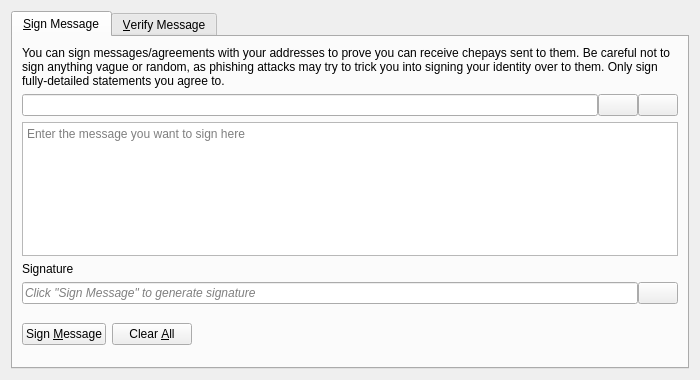
<?xml version="1.0" encoding="UTF-8"?>
<ui version="4.0">
 <class>SignVerifyMessageDialog</class>
 <widget class="QDialog" name="SignVerifyMessageDialog">
  <property name="geometry">
   <rect>
    <x>0</x>
    <y>0</y>
    <width>700</width>
    <height>380</height>
   </rect>
  </property>
  <property name="windowTitle">
   <string>Signatures - Sign / Verify a Message</string>
  </property>
  <property name="modal">
   <bool>true</bool>
  </property>
  <layout class="QVBoxLayout" name="verticalLayout">
   <item>
    <widget class="QTabWidget" name="tabWidget">
     <property name="currentIndex">
      <number>0</number>
     </property>
     <widget class="QWidget" name="tabSignMessage">
      <attribute name="title">
       <string>&amp;Sign Message</string>
      </attribute>
      <layout class="QVBoxLayout" name="verticalLayout_SM">
       <item>
        <widget class="QLabel" name="infoLabel_SM">
         <property name="text">
          <string>You can sign messages/agreements with your addresses to prove you can receive chepays sent to them. Be careful not to sign anything vague or random, as phishing attacks may try to trick you into signing your identity over to them. Only sign fully-detailed statements you agree to.</string>
         </property>
         <property name="textFormat">
          <enum>Qt::PlainText</enum>
         </property>
         <property name="wordWrap">
          <bool>true</bool>
         </property>
        </widget>
       </item>
       <item>
        <layout class="QHBoxLayout" name="horizontalLayout_1_SM">
         <property name="spacing">
          <number>0</number>
         </property>
         <item>
          <widget class="QValidatedLineEdit" name="addressIn_SM">
           <property name="toolTip">
            <string>The ChePay address to sign the message with</string>
           </property>
          </widget>
         </item>
         <item>
          <widget class="QPushButton" name="addressBookButton_SM">
           <property name="toolTip">
            <string>Choose previously used address</string>
           </property>
           <property name="text">
            <string/>
           </property>
           <property name="icon">
            <iconset resource="../bitcoin.qrc">
             <normaloff>:/icons/address-book</normaloff>:/icons/address-book</iconset>
           </property>
           <property name="shortcut">
            <string>Alt+A</string>
           </property>
           <property name="autoDefault">
            <bool>false</bool>
           </property>
          </widget>
         </item>
         <item>
          <widget class="QPushButton" name="pasteButton_SM">
           <property name="toolTip">
            <string>Paste address from clipboard</string>
           </property>
           <property name="text">
            <string/>
           </property>
           <property name="icon">
            <iconset resource="../bitcoin.qrc">
             <normaloff>:/icons/editpaste</normaloff>:/icons/editpaste</iconset>
           </property>
           <property name="shortcut">
            <string>Alt+P</string>
           </property>
           <property name="autoDefault">
            <bool>false</bool>
           </property>
          </widget>
         </item>
        </layout>
       </item>
       <item>
        <widget class="QPlainTextEdit" name="messageIn_SM">
         <property name="toolTip">
          <string>Enter the message you want to sign here</string>
         </property>
         <property name="placeholderText">
          <string>Enter the message you want to sign here</string>
         </property>
        </widget>
       </item>
       <item>
        <widget class="QLabel" name="signatureLabel_SM">
         <property name="text">
          <string>Signature</string>
         </property>
         <property name="textFormat">
          <enum>Qt::PlainText</enum>
         </property>
        </widget>
       </item>
       <item>
        <layout class="QHBoxLayout" name="horizontalLayout_2_SM">
         <property name="spacing">
          <number>0</number>
         </property>
         <item>
          <widget class="QLineEdit" name="signatureOut_SM">
           <property name="placeholderText">
            <string>Click "Sign Message" to generate signature</string>
           </property>
           <property name="font">
            <font>
             <italic>true</italic>
            </font>
           </property>
           <property name="readOnly">
            <bool>true</bool>
           </property>
          </widget>
         </item>
         <item>
          <widget class="QPushButton" name="copySignatureButton_SM">
           <property name="toolTip">
            <string>Copy the current signature to the system clipboard</string>
           </property>
           <property name="text">
            <string/>
           </property>
           <property name="icon">
            <iconset resource="../bitcoin.qrc">
             <normaloff>:/icons/editcopy</normaloff>:/icons/editcopy</iconset>
           </property>
           <property name="autoDefault">
            <bool>false</bool>
           </property>
          </widget>
         </item>
        </layout>
       </item>
       <item>
        <layout class="QHBoxLayout" name="horizontalLayout_3_SM">
         <item>
          <widget class="QPushButton" name="signMessageButton_SM">
           <property name="toolTip">
            <string>Sign the message to prove you own this ChePay address</string>
           </property>
           <property name="text">
            <string>Sign &amp;Message</string>
           </property>
           <property name="icon">
            <iconset resource="../bitcoin.qrc">
             <normaloff>:/icons/edit</normaloff>:/icons/edit</iconset>
           </property>
           <property name="autoDefault">
            <bool>false</bool>
           </property>
          </widget>
         </item>
         <item>
          <widget class="QPushButton" name="clearButton_SM">
           <property name="toolTip">
            <string>Reset all sign message fields</string>
           </property>
           <property name="text">
            <string>Clear &amp;All</string>
           </property>
           <property name="icon">
            <iconset resource="../bitcoin.qrc">
             <normaloff>:/icons/remove</normaloff>:/icons/remove</iconset>
           </property>
           <property name="autoDefault">
            <bool>false</bool>
           </property>
          </widget>
         </item>
         <item>
          <spacer name="horizontalSpacer_1_SM">
           <property name="orientation">
            <enum>Qt::Horizontal</enum>
           </property>
           <property name="sizeHint" stdset="0">
            <size>
             <width>40</width>
             <height>48</height>
            </size>
           </property>
          </spacer>
         </item>
         <item>
          <widget class="QLabel" name="statusLabel_SM">
           <property name="font">
            <font>
             <weight>75</weight>
             <bold>true</bold>
            </font>
           </property>
           <property name="text">
            <string/>
           </property>
           <property name="wordWrap">
            <bool>true</bool>
           </property>
          </widget>
         </item>
         <item>
          <spacer name="horizontalSpacer_2_SM">
           <property name="orientation">
            <enum>Qt::Horizontal</enum>
           </property>
           <property name="sizeHint" stdset="0">
            <size>
             <width>40</width>
             <height>48</height>
            </size>
           </property>
          </spacer>
         </item>
        </layout>
       </item>
      </layout>
     </widget>
     <widget class="QWidget" name="tabVerifyMessage">
      <attribute name="title">
       <string>&amp;Verify Message</string>
      </attribute>
      <layout class="QVBoxLayout" name="verticalLayout_VM">
       <item>
        <widget class="QLabel" name="infoLabel_VM">
         <property name="text">
          <string>Enter the receiver's address, message (ensure you copy line breaks, spaces, tabs, etc. exactly) and signature below to verify the message. Be careful not to read more into the signature than what is in the signed message itself, to avoid being tricked by a man-in-the-middle attack. Note that this only proves the signing party receives with the address, it cannot prove sendership of any transaction!</string>
         </property>
         <property name="textFormat">
          <enum>Qt::PlainText</enum>
         </property>
         <property name="alignment">
          <set>Qt::AlignLeading|Qt::AlignLeft|Qt::AlignTop</set>
         </property>
         <property name="wordWrap">
          <bool>true</bool>
         </property>
        </widget>
       </item>
       <item>
        <layout class="QHBoxLayout" name="horizontalLayout_1_VM">
         <property name="spacing">
          <number>0</number>
         </property>
         <item>
          <widget class="QValidatedLineEdit" name="addressIn_VM">
           <property name="toolTip">
            <string>The ChePay address the message was signed with</string>
           </property>
          </widget>
         </item>
         <item>
          <widget class="QPushButton" name="addressBookButton_VM">
           <property name="toolTip">
            <string>Choose previously used address</string>
           </property>
           <property name="text">
            <string/>
           </property>
           <property name="icon">
            <iconset resource="../bitcoin.qrc">
             <normaloff>:/icons/address-book</normaloff>:/icons/address-book</iconset>
           </property>
           <property name="shortcut">
            <string>Alt+A</string>
           </property>
           <property name="autoDefault">
            <bool>false</bool>
           </property>
          </widget>
         </item>
        </layout>
       </item>
       <item>
        <widget class="QPlainTextEdit" name="messageIn_VM">
          <property name="toolTip">
            <string>The signed message to verify</string>
          </property>
          <property name="placeholderText">
            <string>The signed message to verify</string>
          </property>
        </widget>
       </item>
       <item>
        <widget class="QValidatedLineEdit" name="signatureIn_VM">
          <property name="toolTip">
            <string>The signature given when the message was signed</string>
          </property>
          <property name="placeholderText">
            <string>The signature given when the message was signed</string>
          </property>
        </widget>
       </item>
       <item>
        <layout class="QHBoxLayout" name="horizontalLayout_2_VM">
         <item>
          <widget class="QPushButton" name="verifyMessageButton_VM">
           <property name="toolTip">
            <string>Verify the message to ensure it was signed with the specified ChePay address</string>
           </property>
           <property name="text">
            <string>Verify &amp;Message</string>
           </property>
           <property name="icon">
            <iconset resource="../bitcoin.qrc">
             <normaloff>:/icons/transaction_0</normaloff>:/icons/transaction_0</iconset>
           </property>
           <property name="autoDefault">
            <bool>false</bool>
           </property>
          </widget>
         </item>
         <item>
          <widget class="QPushButton" name="clearButton_VM">
           <property name="toolTip">
            <string>Reset all verify message fields</string>
           </property>
           <property name="text">
            <string>Clear &amp;All</string>
           </property>
           <property name="icon">
            <iconset resource="../bitcoin.qrc">
             <normaloff>:/icons/remove</normaloff>:/icons/remove</iconset>
           </property>
           <property name="autoDefault">
            <bool>false</bool>
           </property>
          </widget>
         </item>
         <item>
          <spacer name="horizontalSpacer_1_VM">
           <property name="orientation">
            <enum>Qt::Horizontal</enum>
           </property>
           <property name="sizeHint" stdset="0">
            <size>
             <width>40</width>
             <height>48</height>
            </size>
           </property>
          </spacer>
         </item>
         <item>
          <widget class="QLabel" name="statusLabel_VM">
           <property name="font">
            <font>
             <weight>75</weight>
             <bold>true</bold>
            </font>
           </property>
           <property name="text">
            <string/>
           </property>
           <property name="wordWrap">
            <bool>true</bool>
           </property>
          </widget>
         </item>
         <item>
          <spacer name="horizontalSpacer_2_VM">
           <property name="orientation">
            <enum>Qt::Horizontal</enum>
           </property>
           <property name="sizeHint" stdset="0">
            <size>
             <width>40</width>
             <height>48</height>
            </size>
           </property>
          </spacer>
         </item>
        </layout>
       </item>
      </layout>
     </widget>
    </widget>
   </item>
  </layout>
 </widget>
 <customwidgets>
  <customwidget>
   <class>QValidatedLineEdit</class>
   <extends>QLineEdit</extends>
   <header>qt/qvalidatedlineedit.h</header>
  </customwidget>
 </customwidgets>
 <resources>
  <include location="../bitcoin.qrc"/>
 </resources>
 <connections/>
</ui>
